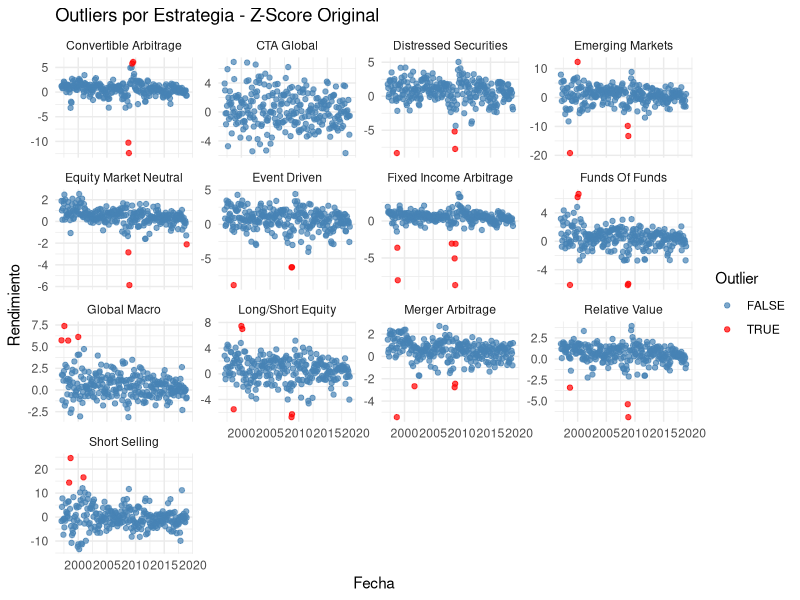
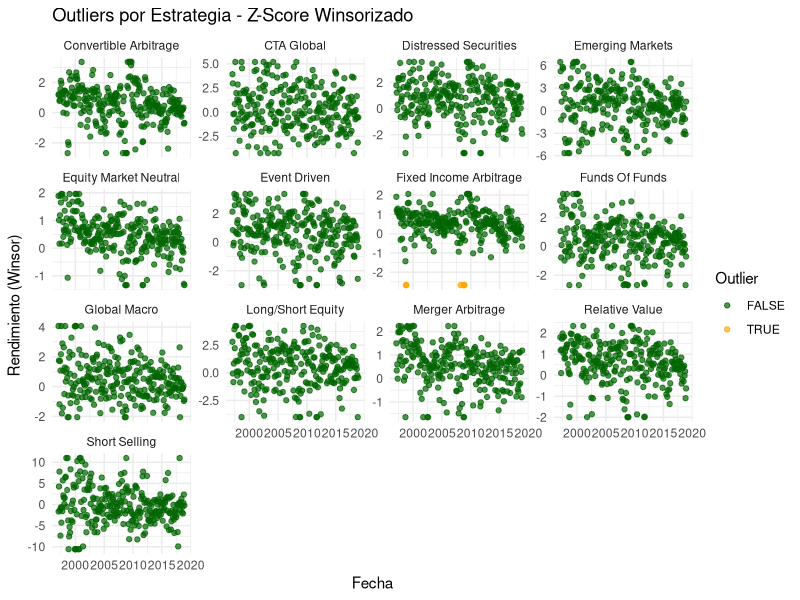
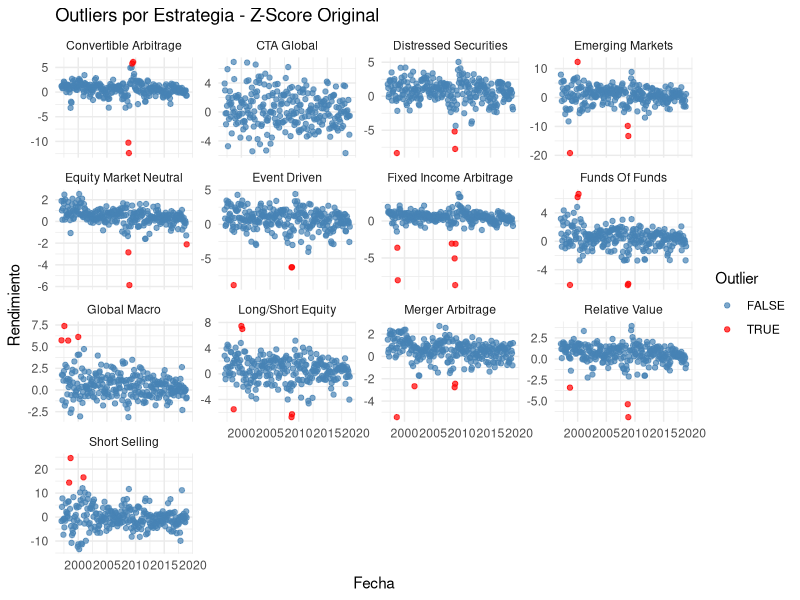
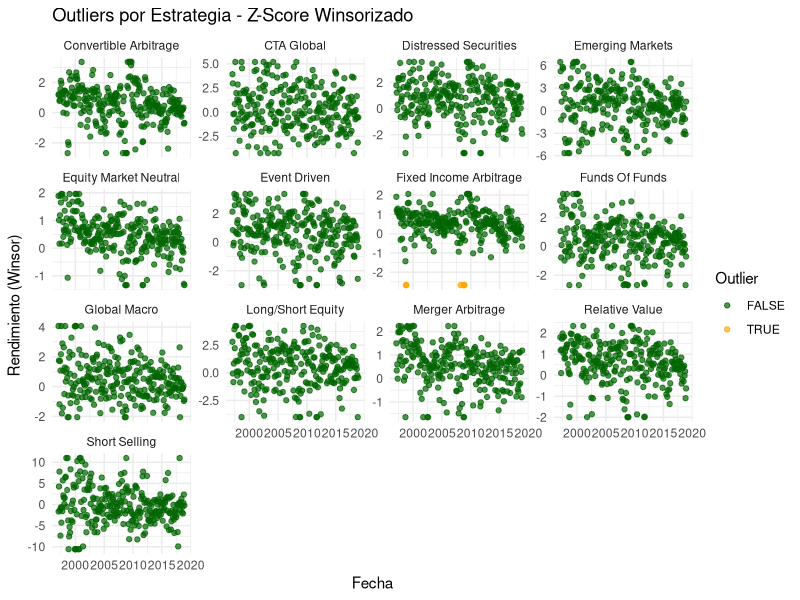

Reproduce these figures in R, in order.
#Winsorizacion de dataset

# 1. Cargar librerías
library(readr)
library(dplyr)
library(ggplot2)
library(scales)

# 2. Cargar datos
hedge_fund_long <- read_csv("data/clean/hedge_fund_long.csv")

# 3. Aplicar Z-score original para detectar outliers
hedge_fund_long <- hedge_fund_long %>%
  group_by(Estrategia) %>%
  mutate(
    zscore_original = scale(Rendimiento)[, 1],
    outlier_z_original = abs(zscore_original) > 3
  ) %>%
  ungroup()

# 4. Gráfico de outliers Z-score original
p1 <- ggplot(hedge_fund_long, aes(x = Fecha, y = Rendimiento, color = outlier_z_original)) +
  geom_point(alpha = 0.7) +
  facet_wrap(~ Estrategia, scales = "free_y") +
  labs(title = "Outliers por Estrategia - Z-Score Original",
       x = "Fecha", y = "Rendimiento", color = "Outlier") +
  scale_color_manual(values = c("FALSE" = "steelblue", "TRUE" = "red")) +
  theme_minimal()

p1

ggsave("outputs/figures/zscore_outliers_original.png", plot = p1, width = 12, height = 8)

# 5. Winsorización por estrategia (2% y 98%)
hedge_fund_winsor <- hedge_fund_long %>%
  group_by(Estrategia) %>%
  mutate(
    p2 = quantile(Rendimiento, 0.02, na.rm = TRUE),
    p98 = quantile(Rendimiento, 0.98, na.rm = TRUE),
    Rendimiento_winsorized = pmin(pmax(Rendimiento, p2), p98)
  ) %>%
  ungroup()

# 6. Aplicar Z-score luego de winsorización
hedge_fund_winsor <- hedge_fund_winsor %>%
  group_by(Estrategia) %>%
  mutate(
    zscore_winsor = scale(Rendimiento_winsorized)[, 1],
    outlier_z_winsor = abs(zscore_winsor) > 3
  ) %>%
  ungroup()

# 7. Visualizar Z-score luego de winsorización
p2 <- ggplot(hedge_fund_winsor, aes(x = Fecha, y = Rendimiento_winsorized, color = outlier_z_winsor)) +
  geom_point(alpha = 0.7) +
  facet_wrap(~ Estrategia, scales = "free_y") +
  labs(title = "Outliers por Estrategia - Z-Score Winsorizado",
       x = "Fecha", y = "Rendimiento (Winsor)", color = "Outlier") +
  scale_color_manual(values = c("FALSE" = "darkgreen", "TRUE" = "orange")) +
  theme_minimal()
p2

ggsave("outputs/figures/zscore_outliers_winsorized.png", plot = p2, width = 12, height = 8)

# Contar q de Outliers
cat("Outliers originales (Z > 3):", sum(hedge_fund_winsor$outlier_z_original, na.rm = TRUE), "\n")
cat("Outliers tras winsorización (Z > 3):", sum(hedge_fund_winsor$outlier_z_winsor, na.rm = TRUE), "\n")

# 9. REEMPLAZAR los outliers en "Fixed Income Arbitrage" por el percentil 2%
p2_fia <- hedge_fund_winsor %>%
  filter(Estrategia == "Fixed Income Arbitrage") %>%
  summarise(p2 = quantile(Rendimiento_winsorized, 0.02, na.rm = TRUE)) %>%
  pull(p2)

hedge_fund_clean <- hedge_fund_winsor %>%
  mutate(
    Rendimiento_winsorized = if_else(
      Estrategia == "Fixed Income Arbitrage" & outlier_z_winsor,
      p2_fia,
      Rendimiento_winsorized
    ),
    outlier_z_winsor = if_else(
      Estrategia == "Fixed Income Arbitrage" & outlier_z_winsor,
      FALSE,  # Ya no es outlier
      outlier_z_winsor
    )
  )


# 10. Guardar versión limpia final
write_csv(hedge_fund_clean, "data/clean/hedge_fund_long_winzo.csv")



